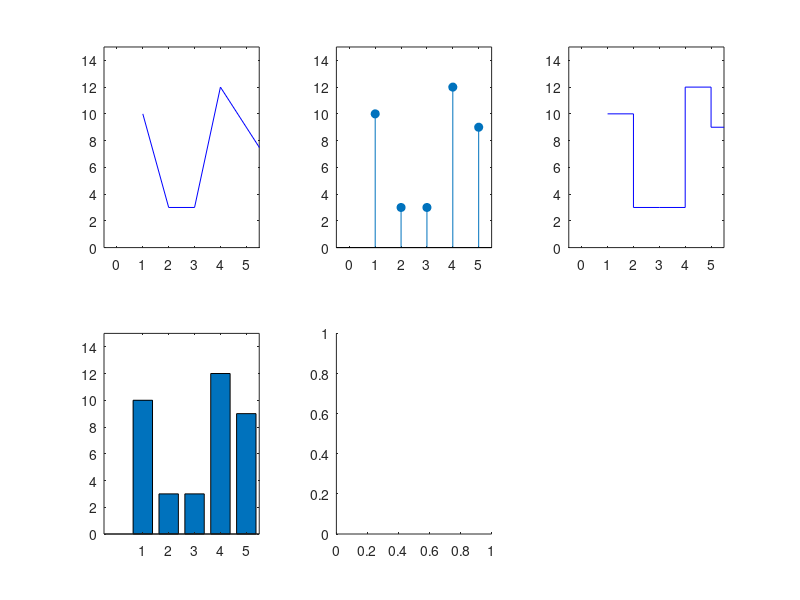

Here is the MATLAB script that generated this plot: (Note: this script raises an error after producing the figure.)
%subplot demo
y = floor(10*rand(1,6))+3;
x = 1 : length(y);

subplot(2,3,1); plot(x,y,'b-'); axis([-0.5 5.5 0 15]);
subplot(2,3,2); stem(x,y,'filled');axis([-0.5 5.5 0 15]);
subplot(2,3,3); stairs(x,y,'b-');axis([-0.5 5.5 0 15]);
subplot(2,3,4); bar(x,y,0.75);axis([-0.5 5.5 0 15]);
subplot(2,3,5); pie(y,[0 0 0 0 1]);
subplot(2,3,6); polar([x x(1)]*2*pi/6,[y y(1)],'b-');